Frame 1 (no input): blank canvas, image omitted
Frame 60 (no input): blank canvas, image omitted
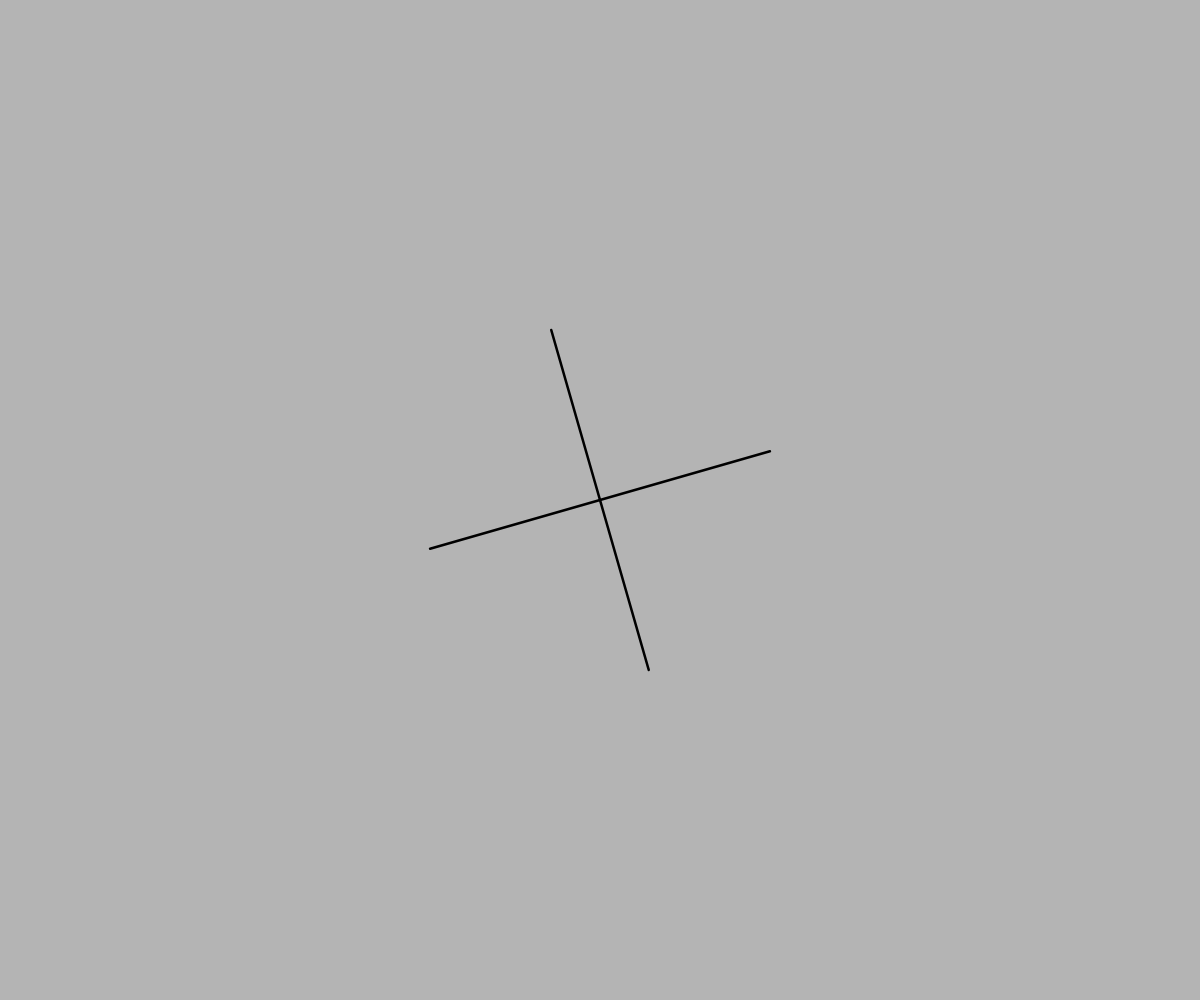
Frame 120 (the mouse pressed at the canvas centre since frame 60)

The p5.js sketch whose frames 1 and 60 were blank and that drew this single picture after the mouse press (run headless with seeded random() and noise() and a simulated clock; from frame 60 on, the mouse is pressed at the canvas centre):

// p5.js sketch
// ── sketch.js
let angle = 0;
let bgColor = 0;
let timer = 200;
let nextTime = timer;

function setup() {
  createCanvas(windowWidth, windowHeight);
}

function draw() {
  background(bgColor);
  if (millis() > nextTime) {
    bgColor += 20;
    nextTime = millis() + timer;
  }
  push();
  translate(mouseX, mouseY);
  rotate(radians(angle));
  scale(map(mouseX, 0, windowWidth, 0, 5));
  line(-50, -50, 50, 50);
  line(50, -50, -50, 50);
  angle++;
  pop();
}
